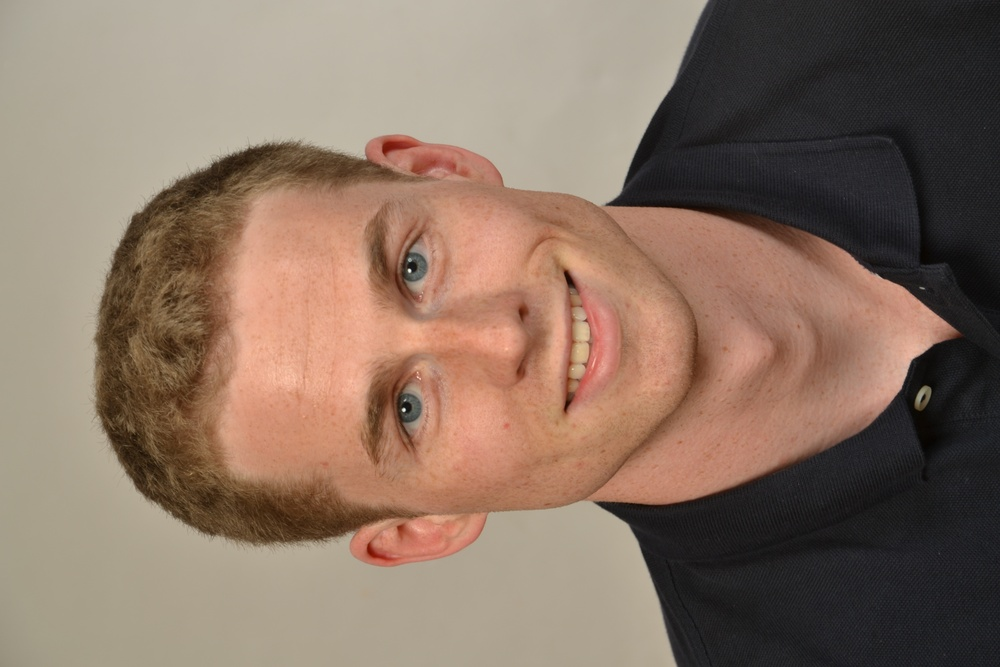
%> input picture Project_FaceDetection_Color/MATLAB/me1.jpg, 1000 x 667 px, shrunk from 4608 x 3072 before the run
$ octave RGB_to_YCbCr.m   (GNU Octave 9; MATLAB toolbox functions it lacks are replaced by stand-ins)
%> lines starting %> are read from the running program, lines starting %| are printed output that depends on the picture; in (x1, y1, x2, y2) boxes, pixels count from 0 and x2, y2 are one past the last pixel; in counts of white or black regions, pixels touching at a corner belong together; the program's own positions count from 1
clear,clc;
I=imread('me1.jpg');
%> I is the input picture: size 667x1000x3 uint8; mean R, G, B 137.6, 115.6, 100.3

YCBCR = rgb2ycbcr(I);
%> YCBCR: size 667x1000x3 uint8; mean of channels 1, 2, 3 119.5, 118, 138.7
y = YCBCR(:,:,1);
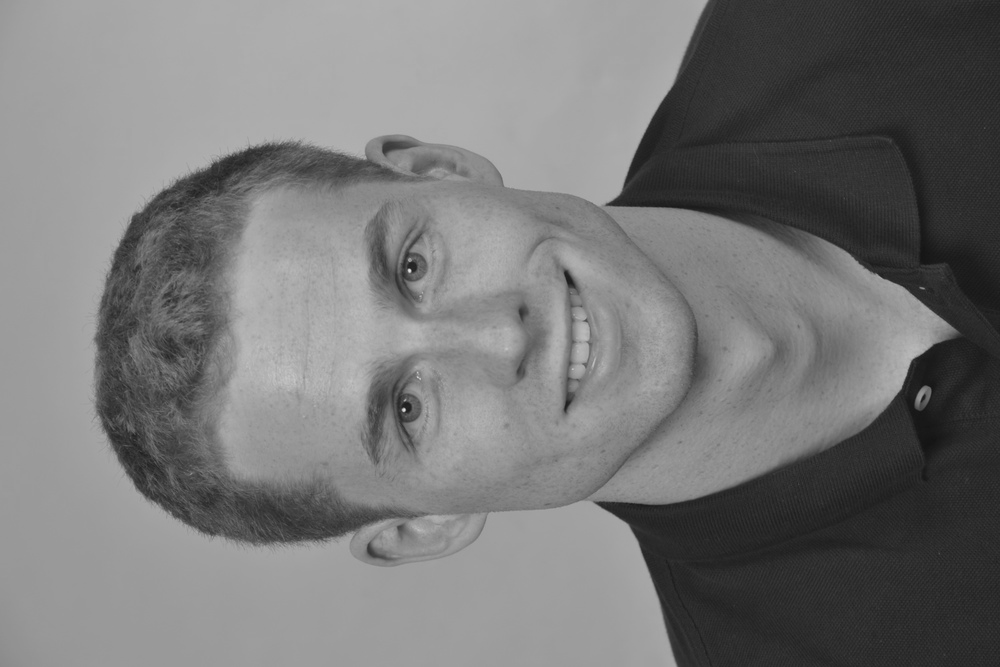
%> y: size 667x1000 uint8; min 19, max 227, mean 119.5
cb = YCBCR(:,:,2);
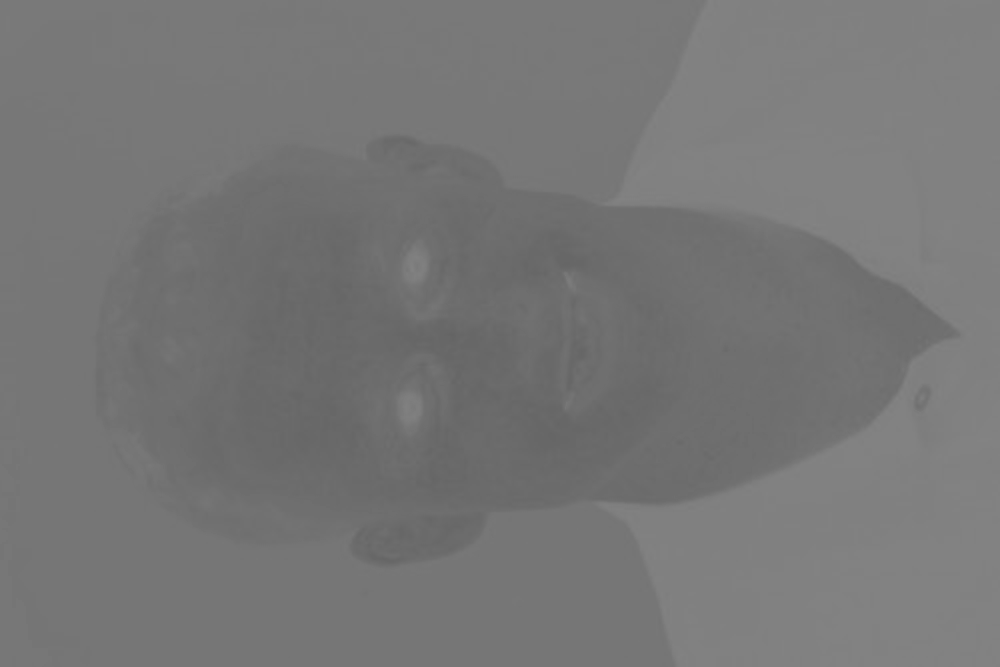
%> cb: size 667x1000 uint8; min 100, max 132, mean 118
cr = YCBCR(:,:,3);
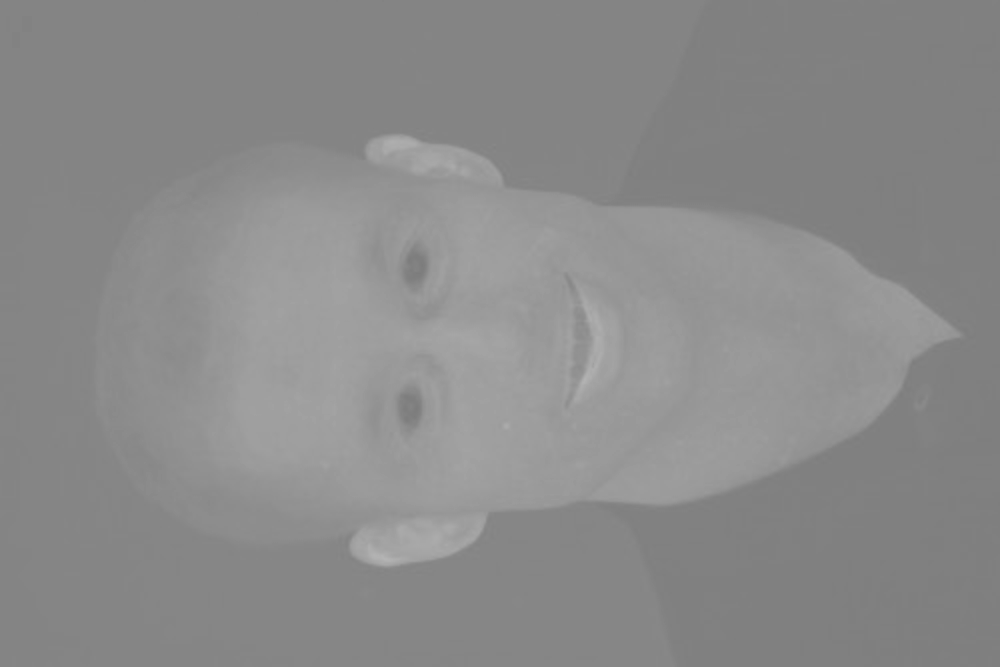
%> cr: size 667x1000 uint8; min 124, max 180, mean 138.7

thresh_cb = cb > 105 & cb < 120;
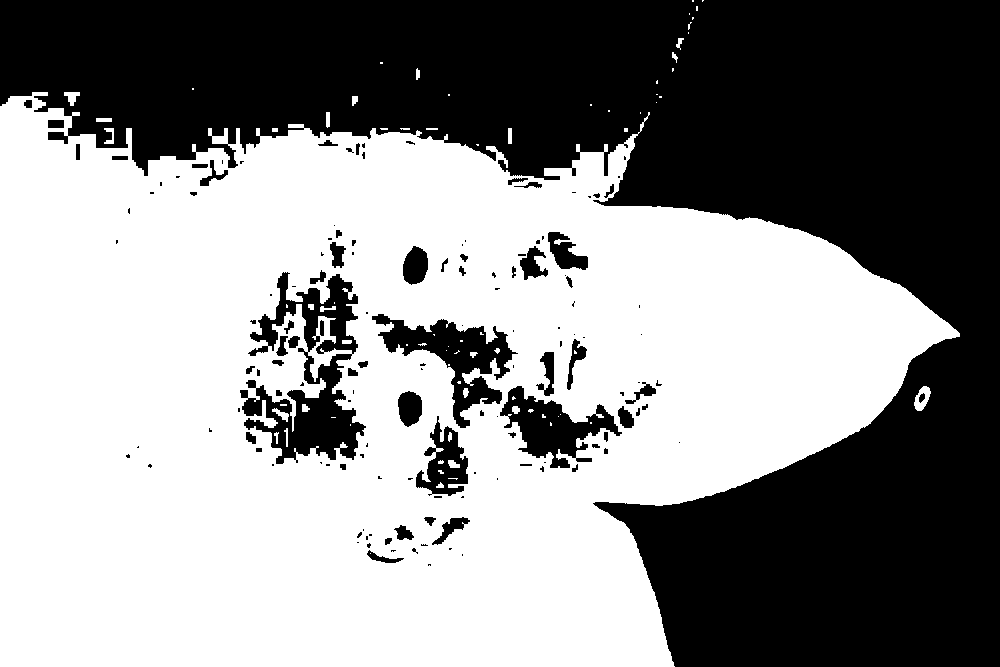
%> thresh_cb: size 667x1000 logical; 55.7% white; 144 black regions (83 under 20 px), largest, box (x1, y1, x2, y2) and area: (0, 0, 1000, 667) 266028, (240, 272, 366, 464) 9910, (372, 314, 518, 428) 5509
thresh_cr = cr > 140 & cr < 165;
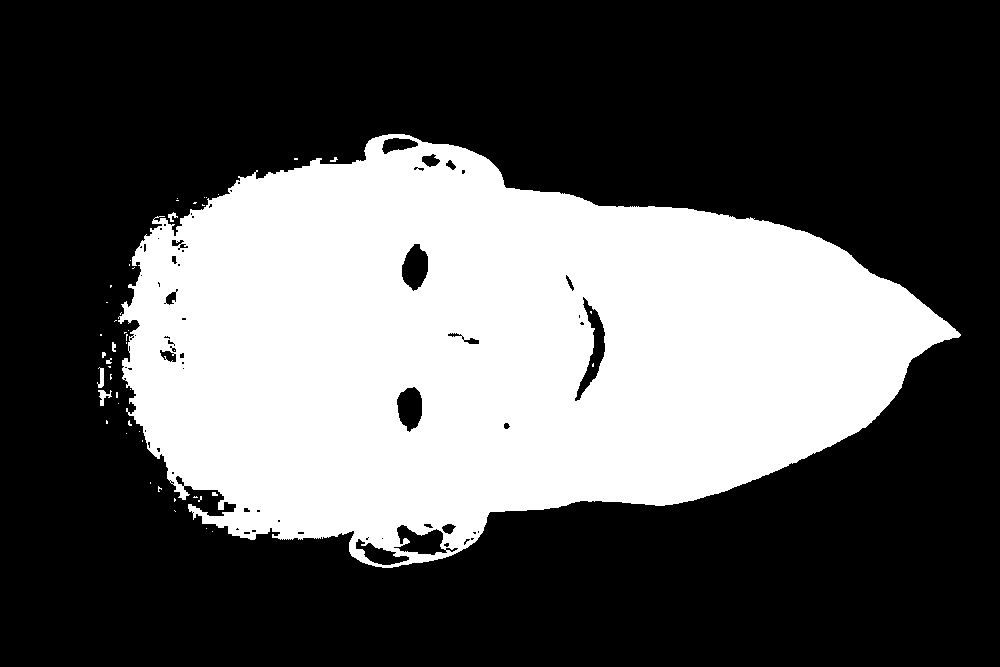
%> thresh_cr: size 667x1000 logical; 35% white; 50 white regions (42 under 20 px), largest, box (x1, y1, x2, y2) and area: (118, 134, 961, 568) 232618, (98, 390, 112, 406) 99, (97, 367, 104, 388) 89

face = cat(3,y,thresh_cb,thresh_cr);
%> face: size 667x1000x3 uint8; mean of channels 1, 2, 3 119.5, 0.6, 0.3
original = ycbcr2rgb(face);
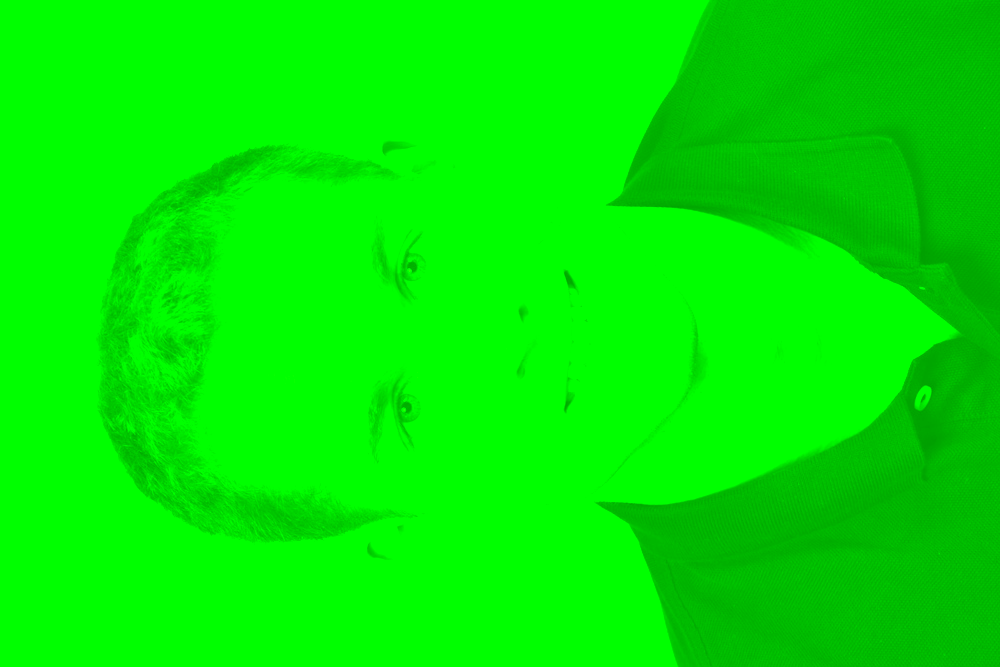
%> original: size 667x1000x3 uint8; mean R, G, B 0, 235.4, 0

subplot(1,4,1);
imshow(y)

subplot(1,4,2);
imshow(thresh_cb)

subplot(1,4,3);
imshow(thresh_cr)

subplot(1,4,4);
imshow(face)

% [21 lines of commented-out code are left out]

$ run again, with Project_FaceDetection_Color/MATLAB/me3.JPG copied over Project_FaceDetection_Color/MATLAB/me1.jpg
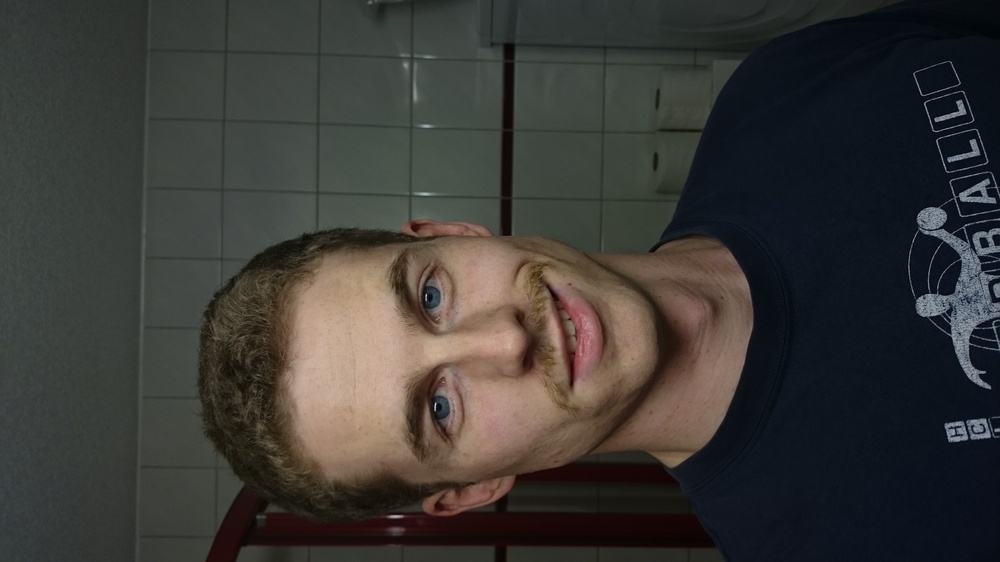
%> input picture Project_FaceDetection_Color/MATLAB/me3.JPG, 1000 x 562 px, shrunk from 3840 x 2160 before the run
%> I is the input picture: size 562x1000x3 uint8; mean R, G, B 58.9, 57.3, 54.2
%> YCBCR: size 562x1000x3 uint8; mean of channels 1, 2, 3 65.3, 126.4, 128.9
%> `thresh_cb = cb > 105 & cb < 120;`:
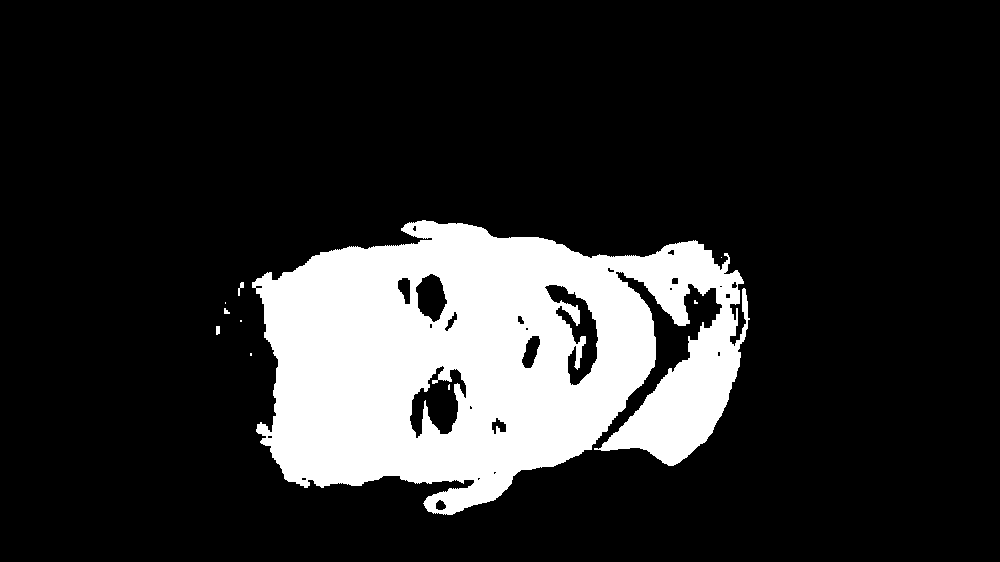
%> thresh_cb: size 562x1000 logical; 16.9% white; 10 white regions (6 under 20 px), largest, box (x1, y1, x2, y2) and area: (252, 220, 750, 515) 94605, (238, 282, 244, 296) 39, (216, 326, 220, 335) 34, (224, 308, 230, 314) 24
%> thresh_cr: size 562x1000 logical; 10.4% white; 42 white regions (31 under 20 px), largest, box (x1, y1, x2, y2) and area: (284, 240, 650, 474) 49175, (614, 296, 724, 444) 5993, (424, 476, 515, 519) 1910
%> face: size 562x1000x3 uint8; mean of channels 1, 2, 3 65.3, 0.2, 0.1
%> `original = ycbcr2rgb(face);`:
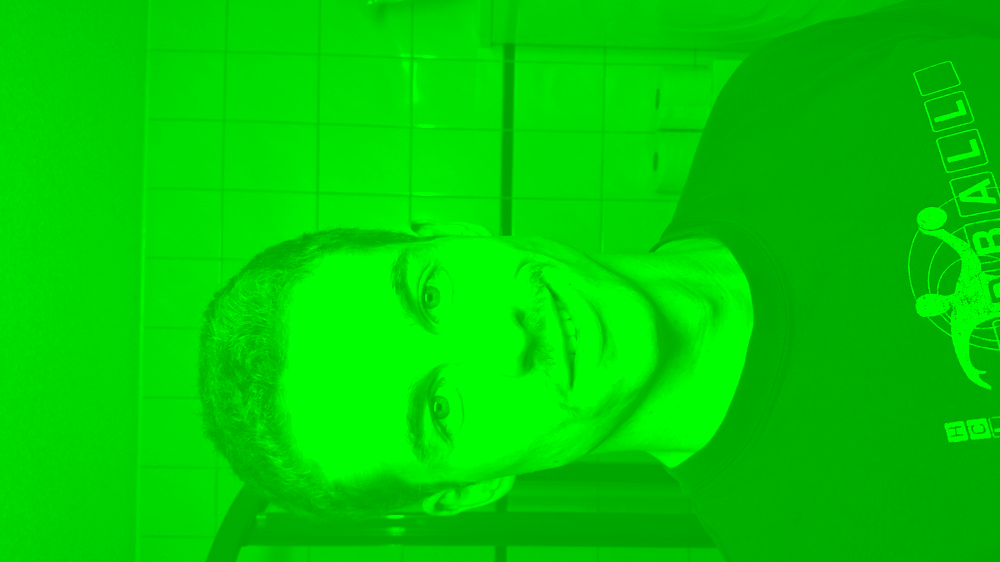
%> original: size 562x1000x3 uint8; mean R, G, B 0, 207.5, 0

$ run again, with Project_FaceDetection_Color/MATLAB/me4.jpg copied over Project_FaceDetection_Color/MATLAB/me1.jpg
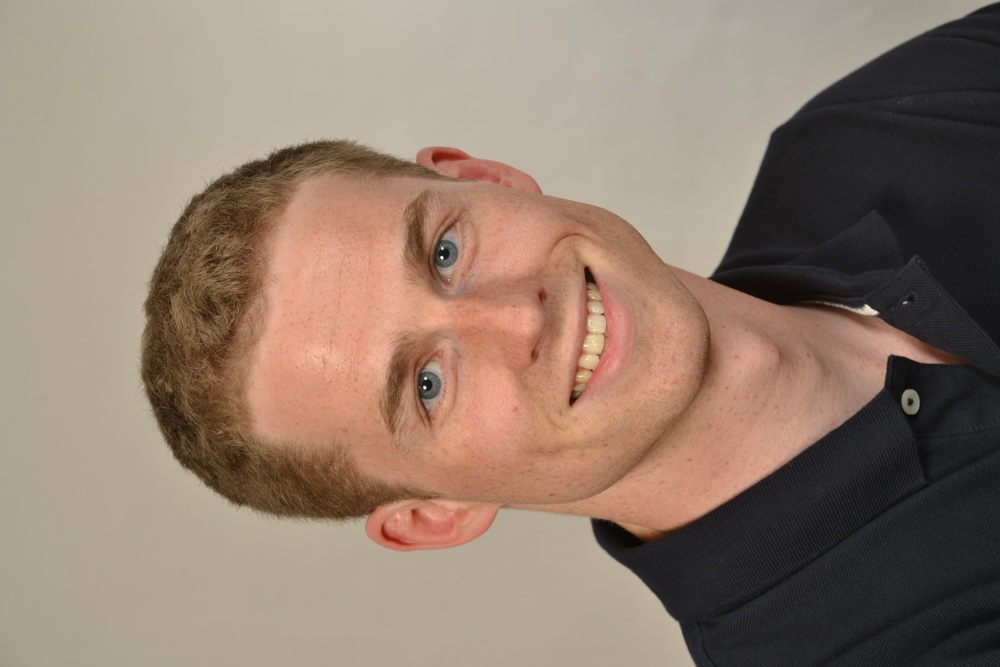
%> input picture Project_FaceDetection_Color/MATLAB/me4.jpg, 1000 x 667 px, shrunk from 4608 x 3072 before the run
%> I is the input picture: size 667x1000x3 uint8; mean R, G, B 145.2, 125.2, 109.9
%> YCBCR: size 667x1000x3 uint8; mean of channels 1, 2, 3 127.2, 118.3, 137.8
%> `thresh_cb = cb > 105 & cb < 120;`:
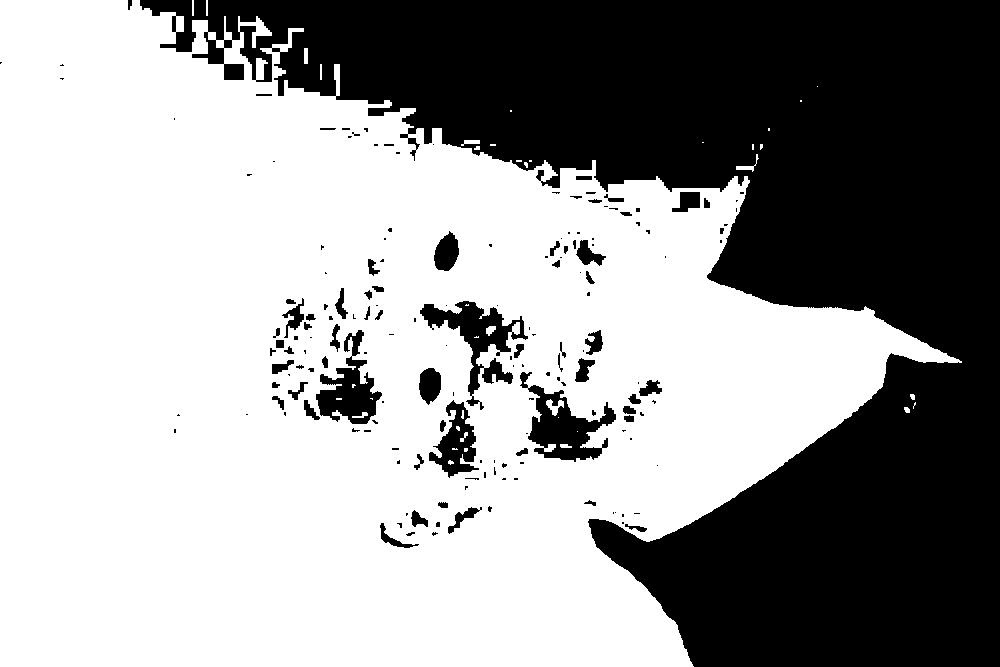
%> thresh_cb: size 667x1000 logical; 61.1% white; 171 black regions (105 under 20 px), largest, box (x1, y1, x2, y2) and area: (140, 0, 1000, 667) 240619, (420, 301, 528, 410) 3412, (520, 372, 616, 462) 3381
%> thresh_cr: size 667x1000 logical; 29.4% white; 46 white regions (41 under 20 px), largest, box (x1, y1, x2, y2) and area: (160, 146, 963, 552) 195392, (144, 346, 152, 370) 94, (146, 324, 154, 344) 62, (220, 470, 228, 479) 40, (175, 400, 182, 406) 21
%> face: size 667x1000x3 uint8; mean of channels 1, 2, 3 127.2, 0.6, 0.3
%> `original = ycbcr2rgb(face);`:
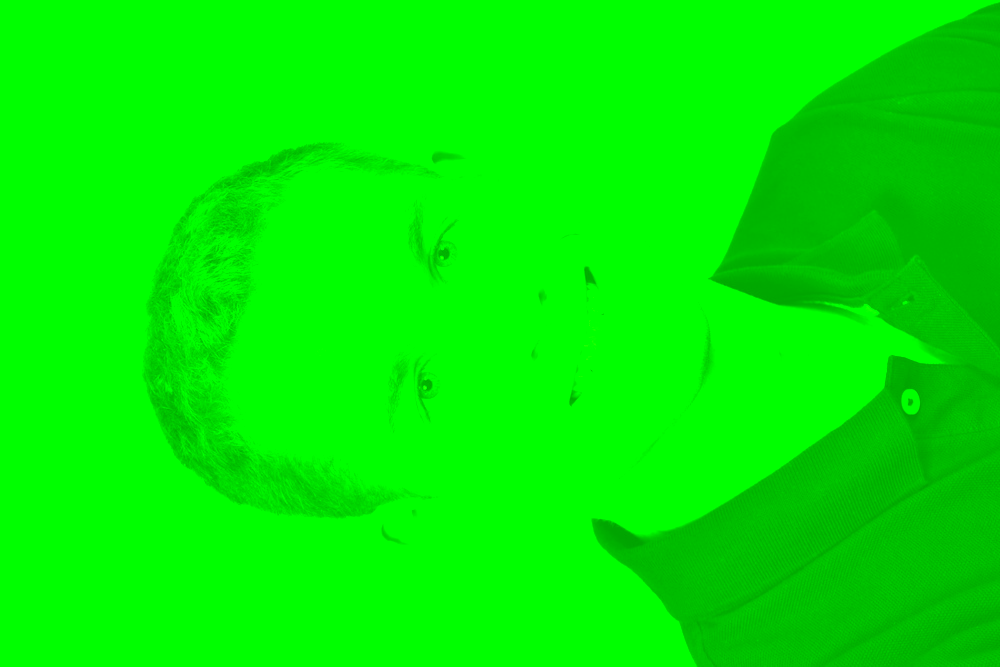
%> original: size 667x1000x3 uint8; mean R, G, B 0, 238.4, 0
